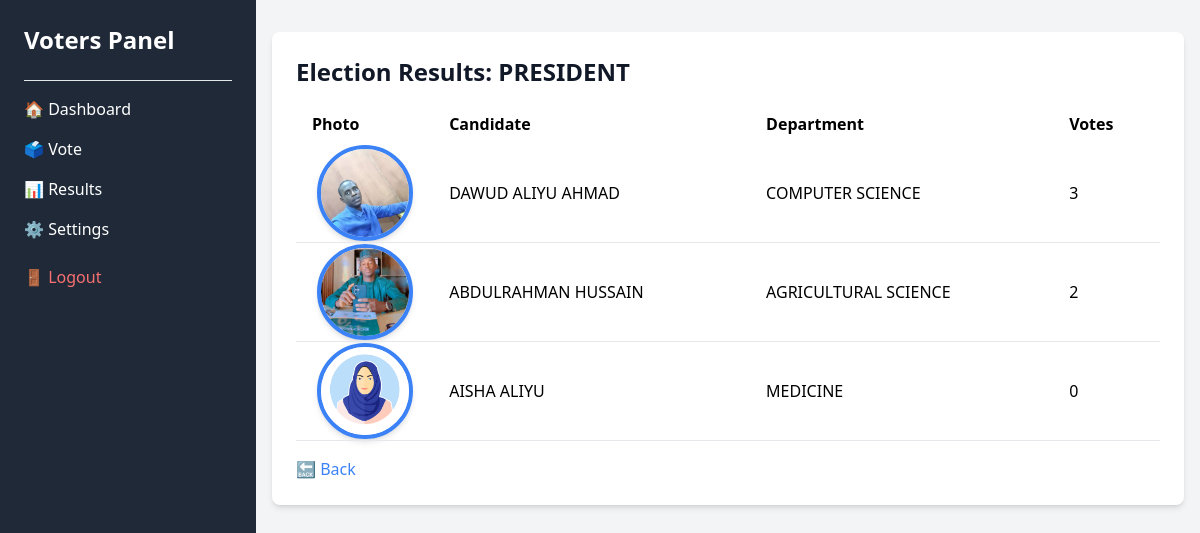
The app's page /results/10/ (signed in) with its own data.
### maaun/models.py (models this page shows, shortened)
class Position(models.Model):
    name = models.CharField(max_length=100)
    election = models.ForeignKey(Election, on_delete=models.CASCADE, related_name="positions")
    class Meta:
        unique_together = ('name', 'election')  # Prevents duplicate positions under the same election

class Candidate(models.Model):
    first_name = models.CharField(max_length=255)
    last_name = models.CharField(max_length=255)
    department = models.CharField(max_length=255)
    reg_no = models.CharField(max_length=15, unique=True)
    position = models.ForeignKey('Position', on_delete=models.CASCADE, related_name="candidates")
    avater = models.ImageField(null= True, default="avater.png")
    created = models.DateTimeField(auto_now_add=True)

### maaun/views.py (the view)
# urls.py: path('results/<int:position_id>/', views.results_detail, name='results_detail'),
@voter_login_required
def results_detail(request, position_id):
    position = get_object_or_404(Position, id=position_id)
    candidates = Candidate.objects.filter(position=position)
    results_data = []
    for candidate in candidates:
        vote_count = Vote.objects.filter(candidate=candidate, position=position).count()
        results_data.append({
            'candidate': candidate,
            'vote_count': vote_count,
        })
    results_data = sorted(results_data, key=lambda x: x['vote_count'], reverse=True)
    context = {
        'position': position,
        'results': results_data,
    }
    return render(request, 'maaun/results_detail.html', context)

### maaun/views.py (called while the page is built)
def voter_login_required(view_func):
    @wraps(view_func)
    def _wrapped_view(request, *args, **kwargs):
        if "voter_id" not in request.session:
            return redirect("my-login")
        return view_func(request, *args, **kwargs)
    return _wrapped_view

### maaun/templates/maaun/results_detail.html (shortened to what this page needs)
<!DOCTYPE html>
<html lang="en">
<head>
    <script src="https://cdn.tailwindcss.com"></script>
</head>
<body class="bg-gray-100">
    <div class="flex">
        {% include 'maaun/v-Sidebar.html' %}
        <main class="lg:ml-64 p-4 w-full">
            <div class="bg-white shadow-md rounded-lg p-6 mt-4">
                <h1 class="text-2xl font-bold text-gray-900 mb-4">Election Results: {{ position.name|upper }}</h1>
                <table class="w-full text-left">
                    <thead>
                        <tr>
                            <th class="py-2 px-4">Photo</th>
                            <th class="py-2 px-4">Candidate</th>
                            <th class="py-2 px-4">Department</th>
                            <th class="py-2 px-4">Votes</th>
                        </tr>
                    </thead>
                    <tbody>
                        {% for result in results %}
                        <tr class="border-b">
                            <td ><img src="{{ result.candidate.avater.url}}" alt="Candidate Photo" class="w-24 h-24 object-cover rounded-full mx-auto border-4 border-blue-500 shadow-md"></td>
                            <td class="py-2 px-4">{{ result.candidate.first_name|upper }} {{ result.candidate.last_name|upper }}</td>
                            <td class="py-2 px-4">{{ result.candidate.department|upper }}</td>
                            <td class="py-2 px-4">{{ result.vote_count }}</td>
                        </tr>
                        {% endfor %}
                    </tbody>
                </table>
                <a href="{% url 'results' %}" class="block mt-4 text-blue-500 hover:underline">🔙 Back</a>
            </div>
        </main>
    </div>
</body>
</html>

### records on screen
Position: name "PRESIDENT"
Candidate: candidate.avater (picture), candidate.first_name "DAWUD ALIYU", candidate.last_name "AHMAD", candidate.department "COMPUTER SCIENCE", vote_count "3"
Candidate: candidate.avater (picture), candidate.first_name "ABDULRAHMAN", candidate.last_name "HUSSAIN", candidate.department "AGRICULTURAL SCIENCE", vote_count "2"
Candidate: candidate.avater (picture), candidate.first_name "AISHA", candidate.last_name "ALIYU", candidate.department "MEDICINE", vote_count "0"
